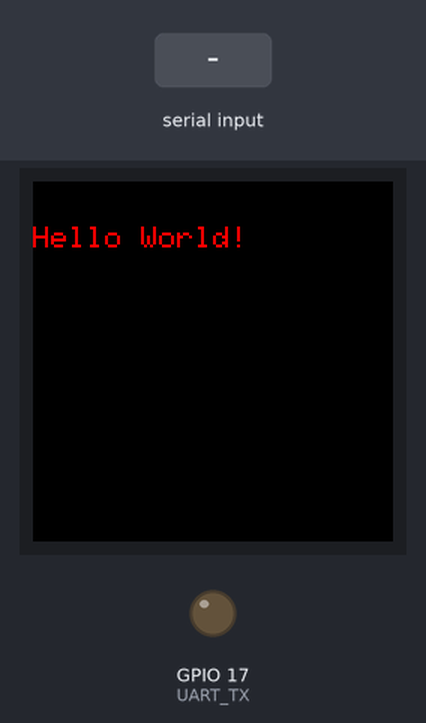
Recording of a sketch running on a simulated ESP32. Shown: 240×240 colour display, output pins drawn as LEDs (lit = HIGH). The inputs (shaded band) are chosen by the test bench. What the sketch prints to the serial monitor is not drawn.

Above: at 1.4 s.
1.5 s: "1\n" received over the second serial link
3.0 s: "0\n" received over the second serial link
At 3.7 s:
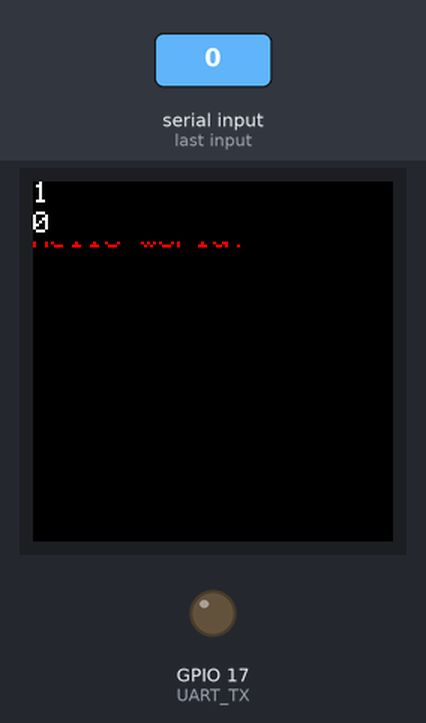
Timing chart, 0 to 6.0 s (numbered marks = the images above; inputs shaded):
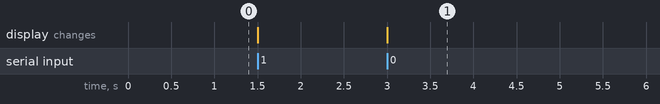

The sketch:

uart_tester_screen.ino
```cpp
/*
 * UART tester 1.
 * Send byte from Arduino console to Hardware UART TX then read it with RX and output it to Arduino console.
 *
 */

#include <Adafruit_GFX.h>    // Core graphics library
#include <Adafruit_ST7735.h> // Hardware-specific library for ST7735
#include <Adafruit_ST7789.h> // Hardware-specific library for ST7789
#include <SPI.h>

int UART_RX = 16; // ESP RX2
int UART_TX = 17; // ESP TX2

int LED_BLUE = 2;

HardwareSerial MySerial(1);

/////// SCREEN start
#define TFT_CS    22
#define TFT_RST   4 // Or set to -1 and connect to Arduino RESET pin
#define TFT_DC    2
#define TFT_SCLK  18  // Clock out
#define TFT_MOSI  23  // Data out

Adafruit_ST7789 tft = Adafruit_ST7789(TFT_CS, TFT_DC, TFT_MOSI, TFT_SCLK, TFT_RST);

void setup() {
  pinMode(UART_RX, INPUT);
  pinMode(UART_TX, OUTPUT);
  pinMode(LED_BLUE, OUTPUT);

  Serial.begin(9600);
  Serial.setTimeout(1);
  MySerial.begin(9600, SERIAL_8N1, UART_RX, UART_TX);
  MySerial.setTimeout(1);

  tft.init(240, 240);

  tft.setTextWrap(false);
  tft.fillScreen(ST77XX_BLACK);
  tft.setCursor(0, 30);
  tft.setTextColor(ST77XX_RED);
  tft.setTextSize(2);
  tft.println("Hello World!");

  tft.setTextColor(ST77XX_WHITE);
}

int screenLine = 0;
int lineHeight = 20;

void loop() {
  //Serial.println("Loop start");

  while (Serial.available()) {
    byte consoleByte[1];
    int len = Serial.readBytes(consoleByte, 1);
    if (len > 0) {
      //Serial.print("Sending [");
      //Serial.print(consoleByte[0]);
      //Serial.println("] to UART");

      //Serial.write(consoleByte);
      MySerial.write(consoleByte, 1);
    }
  }

  while (MySerial.available()) {
    byte uartByte[20] = "";
    int len = MySerial.readBytesUntil('\n', uartByte, 20);
    if (len > 0) {
      //Serial.print("Reading [");
      //Serial.print(uartByte[0]);
      //Serial.println("] from UART");

      String message = String((char*)uartByte);

      Serial.println(message);

      int y = (screenLine * lineHeight) % (240);

      //tft.setTextWrap(false);
      //tft.fillScreen(ST77XX_BLACK);
      tft.setCursor(0, y);
      //tft.setTextColor(ST77XX_WHITE);
      //tft.setTextSize(2);
      tft.fillRect(0, y, 240, lineHeight, ST77XX_BLACK);
      tft.println(message);

      screenLine += 1;
    }
  }

  //Serial.println("Loop end");
}

void blink() {
  digitalWrite(LED_BLUE, HIGH);   // turn the LED on (HIGH is the voltage level)
  delay(1000);                       // wait for a second
  digitalWrite(LED_BLUE, LOW);    // turn the LED off by making the voltage LOW
  delay(1000);

}
```

Measured:
- after the input at 3.0 s, the display: changes at once (image 1)
